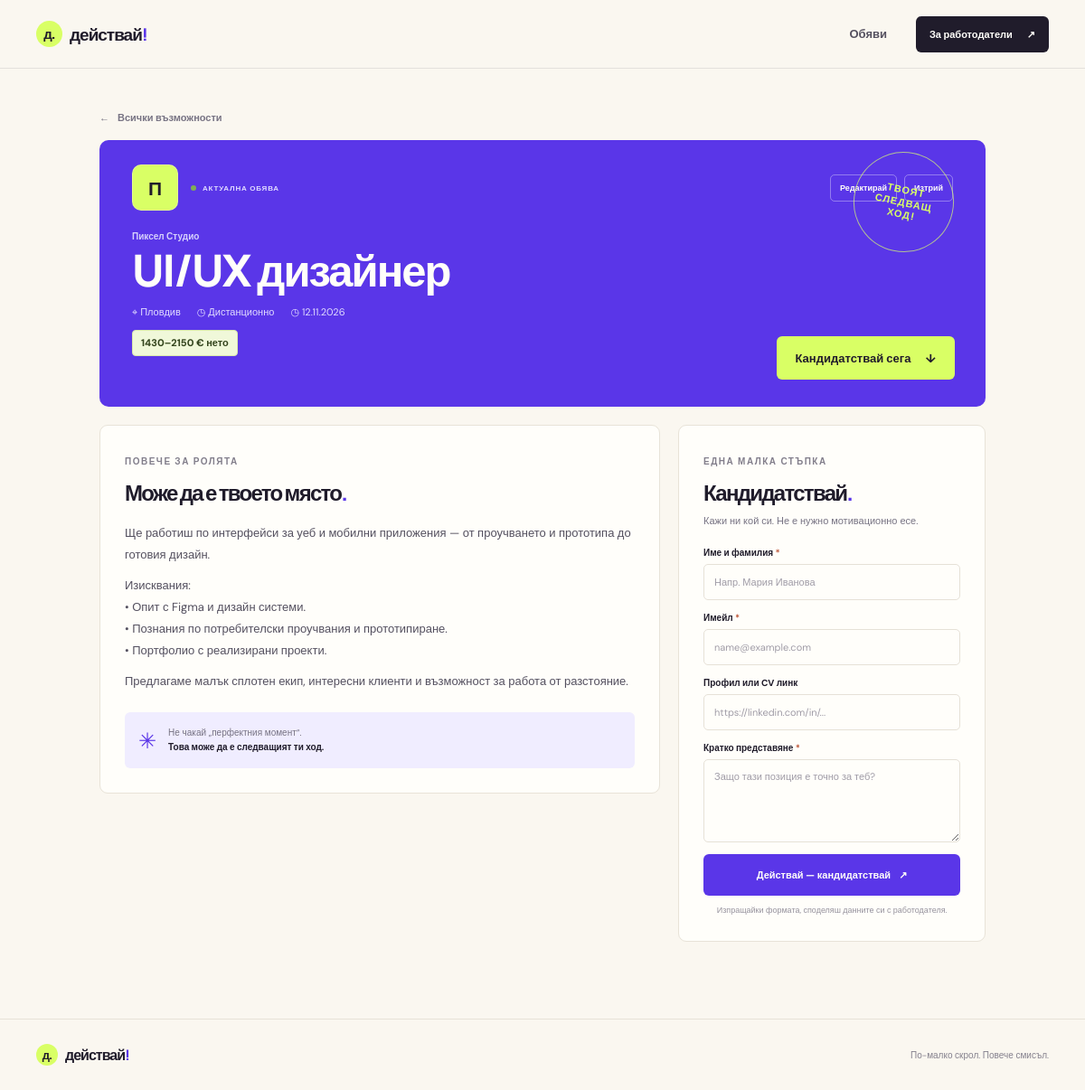
The app's page /jobs/2/ with its own data.
### main/models.py (models this page shows, shortened)
class JobPosting(models.Model):
    class WorkMode(models.TextChoices):
        ONSITE = "onsite", "На място"
        HYBRID = "hybrid", "Хибридно"
        REMOTE = "remote", "Дистанционно"
    title = models.CharField(max_length=250, verbose_name="Заглавие")
    company_name = models.CharField(max_length=150, verbose_name="Компания")
    location = models.CharField(max_length=100, verbose_name="Град")
    work_mode = models.CharField(
        max_length=10,
        choices=WorkMode.choices,
        default=WorkMode.ONSITE,
        verbose_name="Начин на работа",
    )
    salary = models.CharField(max_length=100, blank=True, null=True, verbose_name="Заплата")
    description = models.TextField(verbose_name="Описание")
    created_at = models.DateTimeField(auto_now_add=True, verbose_name="Дата")

### main/views.py (the view)
# urls.py: path('jobs/<int:pk>/', views.job_detail, name='job_detail'),
def job_detail(request, pk):
    job = get_object_or_404(JobPosting, pk=pk)
    return render(
        request,
        "main/job_detail.html",
        {"job": job, "application_form": JobApplicationForm()},
    )

### main/forms.py
class JobApplicationForm(forms.ModelForm):
    class Meta:
        model = JobApplication
        fields = ("full_name", "email", "profile_url", "message")
        widgets = {
            "full_name": forms.TextInput(attrs={"placeholder": "Напр. Мария Иванова", "autocomplete": "name"}),
            "email": forms.EmailInput(attrs={"placeholder": "name@example.com", "autocomplete": "email"}),
            "profile_url": forms.URLInput(attrs={"placeholder": "https://linkedin.com/in/..."}),
            "message": forms.Textarea(attrs={"placeholder": "Защо тази позиция е точно за теб?", "rows": 4}),
        }

### templates/main/job_detail.html (shortened to what this page needs)
{% extends "main/base.html" %}
{% block content %}
<section class="detail-section">
  <div class="container detail-container">
    <a class="back-link" href="{% url 'home' %}#jobs"><span aria-hidden="true">←</span> Всички възможности</a>
    <div class="detail-hero">
      <div class="detail-hero-top">
        <div class="company-avatar company-avatar-large" aria-hidden="true">{{ job.company_name|slice:":1"|upper }}</div>
        <span class="job-type"><span></span> АКТУАЛНА ОБЯВА</span>
        <div class="job-actions">
          <a href="{% url 'edit_job' job.pk %}">Редактирай</a>
          <a class="job-delete-link" href="{% url 'delete_job' job.pk %}">Изтрий</a>
        </div>
      </div>
      <span class="job-company">{{ job.company_name }}</span>
      <h1>{{ job.title }}</h1>
      <div class="detail-meta">
        <span>⌖ {{ job.location }}</span>
        <span>◷ {{ job.get_work_mode_display }}</span>
        <span>◷ {{ job.created_at|date:"d.m.Y" }}</span>
      </div>
      <span class="salary-tag detail-salary">{% if job.salary %}{{ job.salary }}{% else %}Заплата по договаряне{% endif %}</span>
      <a class="button button-lime detail-cta" href="#apply">Кандидатствай сега <span aria-hidden="true">↓</span></a>
      <span class="detail-stamp" aria-hidden="true">ТВОЯТ<br>СЛЕДВАЩ<br>ХОД!</span>
    </div>
    <div class="detail-layout">
      <article class="description-panel">
        <span class="eyebrow muted-eyebrow">ПОВЕЧЕ ЗА РОЛЯТА</span>
        <h2>Може да е твоето място<span class="heading-period">.</span></h2>
        <div class="description">{{ job.description|linebreaks }}</div>
        <div class="good-luck"><span>✳</span><p>Не чакай „перфектния момент“.<br><b>Това може да е следващият ти ход.</b></p></div>
      </article>
      <aside class="apply-panel" id="apply">
        {% if messages %}
          <div class="apply-success">
            <span class="success-icon">✓</span>
            <h2>Изпратено. Браво!</h2>
            <p>Кандидатурата ти за {{ job.title }} е приета. Стискаме палци!</p>
            <a class="text-link" href="{% url 'home' %}#jobs">Разгледай още обяви ↗</a>
          </div>
        {% else %}
          <span class="eyebrow muted-eyebrow">ЕДНА МАЛКА СТЪПКА</span>
          <h2>Кандидатствай<span class="heading-period">.</span></h2>
          <p class="apply-intro">Кажи ни кой си. Не е нужно мотивационно есе.</p>
          <form class="posting-form application-form" method="post" action="{% url 'apply_for_job' job.pk %}">
            {% for field in application_form %}
              <div class="form-group{% if field.errors %} has-error{% endif %}">
                <label for="{{ field.id_for_label }}">{{ field.label }}{% if field.field.required %}<span class="required-mark"> *</span>{% endif %}</label>
                {{ field }}
              </div>
            {% endfor %}
            <button class="button button-purple form-submit" type="submit">Действай — кандидатствай <span aria-hidden="true">↗</span></button>
            <span class="privacy-note">Изпращайки формата, споделяш данните си с работодателя.</span>
          </form>
        {% endif %}
      </aside>
    </div>
  </div>
</section>
{% endblock %}

### templates/main/base.html (shortened to what this page needs)
{% load static %}
<!doctype html>
<html lang="bg">
<head>
  <link rel="stylesheet" href="{% static 'main/site.css' %}">
</head>
<body>
  <header class="site-header" id="top">
    <div class="container header-inner">
      <a class="brand" href="{% url 'home' %}" aria-label="Действай — начална страница"><span class="brand-mark">д.</span> действай<span class="brand-dot">!</span></a>
      <nav class="main-nav" aria-label="Основна навигация">
        <a href="{% url 'home' %}#jobs">Обяви</a>
        <a class="button button-dark button-small" href="{% url 'create_job' %}">За работодатели <span aria-hidden="true">↗</span></a>
      </nav>
    </div>
  </header>
  <main>
    {% block content %}{% endblock %}
  </main>
  <footer class="site-footer">
    <div class="container footer-inner">
      <a class="brand footer-brand" href="{% url 'home' %}"><span class="brand-mark">д.</span> действай<span class="brand-dot">!</span></a>
      <span>По-малко скрол. Повече смисъл.</span>
    </div>
  </footer>
</body>
</html>

### records on screen
JobPosting: company_name "П", company_name "Пиксел Студио", title "UI/UX дизайнер", location "Пловдив", work_mode "Дистанционно", created_at "12.11.2026", salary "1430–2150 € нето", description "Ще работиш по интерфейси за уеб и мобилни приложения — от проучването и прототипа до готовия дизайн. Изисквания: • Опит с Figma и дизайн системи. • Познания по потребителски проучвания и прототипиране. • Портфолио с реализирани проекти. Предлагаме малък сплотен екип, интересни клиенти и възможност за работа от разстояние."

### other values on screen
{{ field.label }} "Име и фамилия" "Имейл" "Профил или CV линк" "Кратко представяне"
